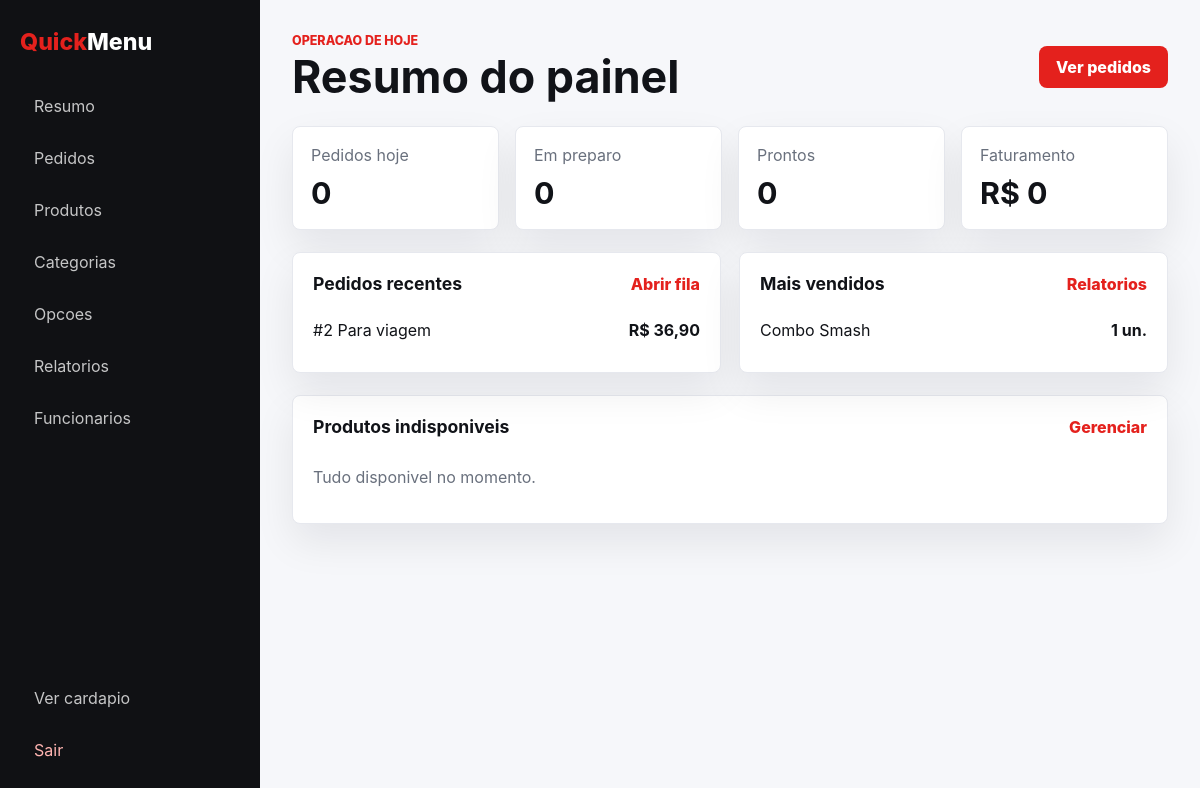
Screenshot of /painel/ (signed in) with the database file from the repository.
### orders/models.py (models this page shows, shortened)
class Order(models.Model):
    ORDER_TYPES = [
        ('eat_in', 'Comer aqui'),
        ('takeaway', 'Levar para viagem'),
    ]
    STATUS_CHOICES = [
        ('pending', 'Pendente'),
        ('confirmed', 'Confirmado'),
        ('preparing', 'Em preparo'),
        ('ready', 'Pronto'),
        ('completed', 'Finalizado'),
        ('cancelled', 'Cancelado'),
    ]
    order_type = models.CharField(max_length=20, choices=ORDER_TYPES)
    table_number = models.PositiveIntegerField(null=True, blank=True)
    status = models.CharField(max_length=20, choices=STATUS_CHOICES, default='pending')
    total = models.DecimalField(max_digits=10, decimal_places=2)
    created_at = models.DateTimeField(auto_now_add=True)
    updated_at = models.DateTimeField(auto_now=True)
    class Meta:
        ordering = ['-created_at']
        verbose_name = 'pedido'
        verbose_name_plural = 'pedidos'

### dashboard/views.py (the view)
# urls.py: path('', views.panel, name='panel'),
@staff_required
def panel(request):
    today = timezone.localdate()
    today_orders = Order.objects.filter(created_at__date=today)
    open_orders = Order.objects.exclude(status__in=['completed', 'cancelled'])
    unavailable_products = Product.objects.filter(active=True, available=False).select_related('category')[:8]
    recent_orders = Order.objects.prefetch_related('items__options')[:6]
    best_sellers = (
        OrderItem.objects.values('product_name')
        .annotate(quantity=Sum('quantity'))
        .order_by('-quantity')[:5]
    )
    return render(request, 'dashboard/panel.html', {
        **dashboard_context(request),
        'stats': {
            'orders_today': today_orders.count(),
            'preparing': open_orders.filter(status='preparing').count(),
            'ready': open_orders.filter(status='ready').count(),
            'completed': today_orders.filter(status='completed').count(),
            'revenue_today': today_orders.exclude(status='cancelled').aggregate(total=Sum('total'))['total'] or 0,
        },
        'recent_orders': recent_orders,
        'unavailable_products': unavailable_products,
        'best_sellers': best_sellers,
    })

### cart/context_processors.py (called while the page is built)
def cart_summary(request):
    items, total = hydrate_cart(request.session)
    return {
        'cart_item_count': cart_count(request.session),
        'cart_total': total,
        'cart_preview_items': items,
    }

### cart/services.py (called while the page is built)
def get_cart(session):
    return session.get(CART_SESSION_KEY, [])

def cart_count(session):
    return sum(item['quantity'] for item in get_cart(session))

def money(value):
    return Decimal(value).quantize(Decimal('0.01'))

def hydrate_cart(session):
    hydrated = []
    total = Decimal('0.00')
    for index, item in enumerate(get_cart(session)):
        unit_price = money(item['unit_price'])
        subtotal = money(unit_price * item['quantity'])
        total += subtotal
        hydrated.append({**item, 'index': index, 'unit_price_decimal': unit_price, 'subtotal': subtotal})
    return hydrated, money(total)

### dashboard/views.py (called while the page is built)
def dashboard_context(request):
    return {
        'is_manager': request.user.is_superuser or request.user.groups.filter(name='Administradores').exists(),
        'status_labels': STATUS_LABELS,
    }

### templates/dashboard/panel.html (shortened to what this page needs)
{% extends 'dashboard/base_panel.html' %}
{% block eyebrow %}Operacao de hoje{% endblock %}
{% block heading %}Resumo do painel{% endblock %}
{% block actions %}<a class="primary-panel-button" href="{% url 'dashboard:orders' %}">Ver pedidos</a>{% endblock %}
{% block content %}
<section class="stats-grid">
    <article class="stat-card"><span>Pedidos hoje</span><strong>{{ stats.orders_today }}</strong></article>
    <article class="stat-card"><span>Em preparo</span><strong>{{ stats.preparing }}</strong></article>
    <article class="stat-card"><span>Prontos</span><strong>{{ stats.ready }}</strong></article>
    <article class="stat-card"><span>Faturamento</span><strong>R$ {{ stats.revenue_today }}</strong></article>
</section>
<section class="panel-grid two-columns">
    <article class="panel-card">
        <div class="panel-card-head">
            <h2>Pedidos recentes</h2>
            <a href="{% url 'dashboard:orders' %}">Abrir fila</a>
        </div>
        <div class="compact-list">
            {% for order in recent_orders %}
                <a class="compact-row" href="{% url 'dashboard:order_detail' order.id %}">
                    <span>#{{ order.id }} {% if order.order_type == 'eat_in' %}Mesa {{ order.table_number }}{% else %}Para viagem{% endif %}</span>
                    <strong>R$ {{ order.total }}</strong>
                </a>
            {% empty %}
                <p class="muted">Nenhum pedido registrado ainda.</p>
            {% endfor %}
        </div>
    </article>
    <article class="panel-card">
        <div class="panel-card-head">
            <h2>Mais vendidos</h2>
            <a href="{% url 'dashboard:reports' %}">Relatorios</a>
        </div>
        <div class="compact-list">
            {% for item in best_sellers %}
                <p class="compact-row"><span>{{ item.product_name }}</span><strong>{{ item.quantity }} un.</strong></p>
            {% empty %}
                <p class="muted">Os campeoes aparecem apos os primeiros pedidos.</p>
            {% endfor %}
        </div>
    </article>
</section>
<section class="panel-card">
    <div class="panel-card-head">
        <h2>Produtos indisponiveis</h2>
        <a href="{% url 'dashboard:products' %}?availability=unavailable">Gerenciar</a>
    </div>
    <div class="product-mini-grid">
        {% for product in unavailable_products %}
            <article class="product-mini">
                {% if product.image_url %}<img src="{{ product.image_url }}" alt="{{ product.name }}">{% endif %}
                <div><strong>{{ product.name }}</strong><span>{{ product.category.name }}</span></div>
            </article>
        {% empty %}
            <p class="muted">Tudo disponivel no momento.</p>
        {% endfor %}
    </div>
</section>
{% endblock %}

### static/css/panel.css (style rules this page uses)
:root { --red: #e4211d; --red-dark: #bc1713; --ink: #111318; --muted: #69707d; --line: #e6e8ee; --soft: #f6f7fa; --white: #ffffff; --shadow: 0 18px 40px rgba(17, 19, 24, 0.08); }
* { box-sizing: border-box; }
html { width: 100%; overflow-x: hidden; }
body { margin: 0; font-family: Inter, system-ui, -apple-system, BlinkMacSystemFont, "Segoe UI", sans-serif; color: var(--ink); background: var(--soft); width: 100%; overflow-x: hidden; }
a { color: inherit; text-decoration: none; }
.panel-shell { min-height: 100vh; width: 100%; max-width: 100vw; display: grid; grid-template-columns: 260px minmax(0, 1fr); overflow-x: hidden; }
.primary-panel-button, .secondary-panel-button, .danger-button, .small-action, .small-link, .filter-actions a { border: 1px solid var(--line); border-radius: 8px; min-height: 42px; padding: 0 16px; display: inline-flex; align-items: center; justify-content: center; font-weight: 800; }
.primary-panel-button, .small-action { border-color: transparent; background: var(--red); color: #fff; }
.stats-grid { display: grid; grid-template-columns: repeat(4, minmax(0, 1fr)); gap: 16px; margin-bottom: 22px; }
.stat-card, .panel-card, .order-ticket { border: 1px solid var(--line); border-radius: 8px; background: #fff; box-shadow: var(--shadow); }
.stat-card { min-width: 0; padding: 18px; }
.stat-card span, .muted, small { color: var(--muted); }
.stat-card strong { display: block; margin-top: 10px; font-size: 1.9rem; }
.panel-grid { display: grid; gap: 18px; margin-bottom: 22px; }
.two-columns { grid-template-columns: repeat(2, minmax(0, 1fr)); }
.panel-card { min-width: 0; padding: 20px; }
.panel-card h2, .kanban-column h2 { margin: 0 0 14px; font-size: 1.1rem; }
.panel-card-head { display: flex; justify-content: space-between; align-items: center; gap: 12px; margin-bottom: 14px; }
.panel-card-head h2 { margin: 0; }
.panel-card-head a { color: var(--red); font-weight: 800; }
.compact-list { display: grid; gap: 10px; }
.compact-row { margin: 0; padding: 12px 0; border-bottom: 1px solid var(--line); display: flex; justify-content: space-between; gap: 18px; }
.compact-row:last-child { border-bottom: 0; }
.product-mini-grid { display: grid; grid-template-columns: repeat(auto-fill, minmax(210px, 1fr)); gap: 12px; }

### rows the page displays
Order: id "2", order_type "Para viagem", total "36,90"

### other values shown
{{ stats.orders_today }} "0"
{{ stats.preparing }} "0"
{{ stats.ready }} "0"
{{ stats.revenue_today }} "0"
{{ item.product_name }} "Combo Smash"
{{ item.quantity }} "1"
